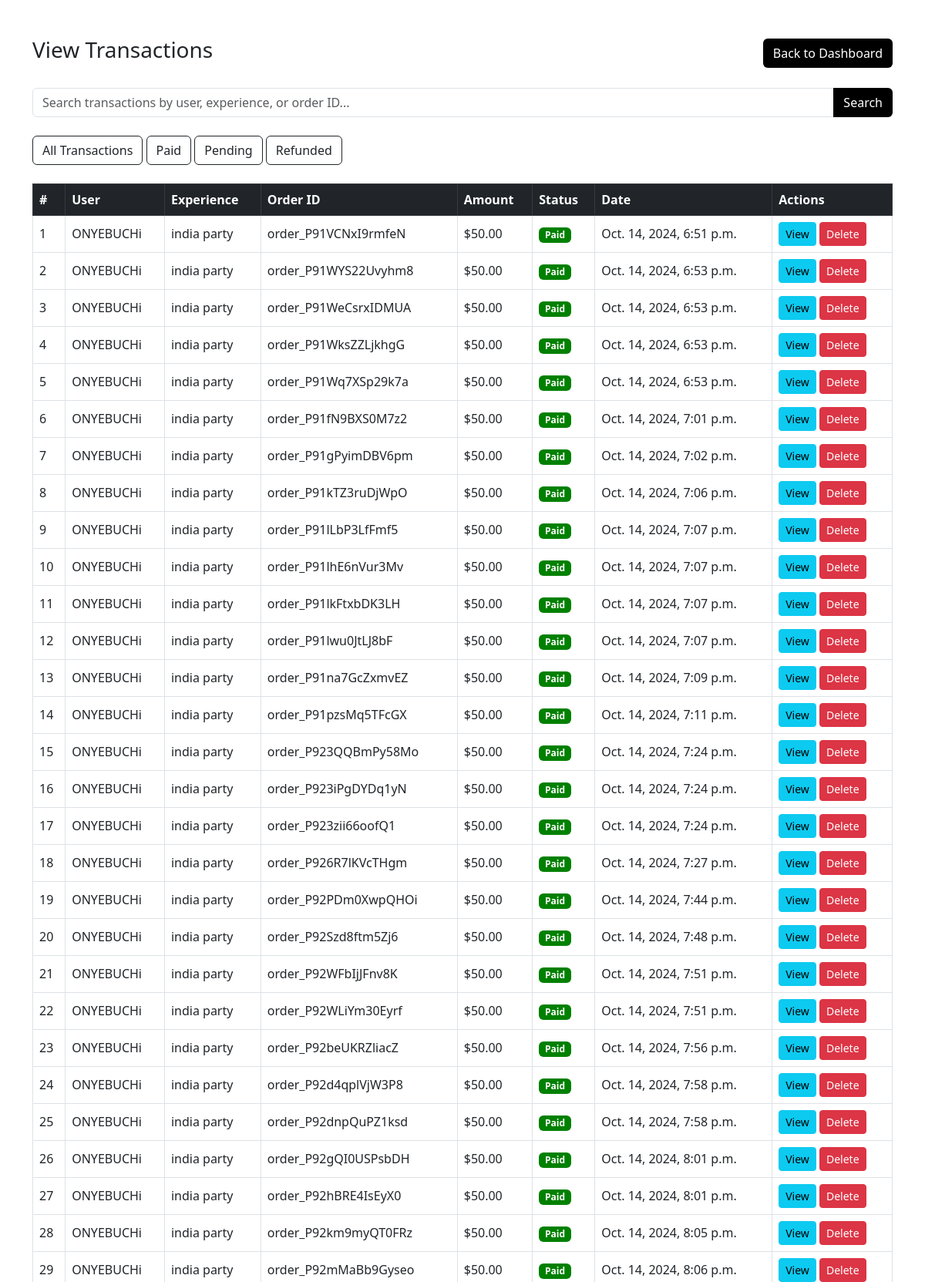
The app's page /admix/view_transactons (upper part) with its own data.
### base/models.py (models this page shows, shortened)
class Transaction(models.Model):
    user = models.ForeignKey(CustomUser, on_delete=models.CASCADE)
    experience = models.ForeignKey(Experience, on_delete=models.CASCADE)
    order_id = models.CharField(max_length=255)  # Razorpay Order ID
    payment_id = models.CharField(max_length=255)  # Razorpay Payment ID
    amount = models.DecimalField(max_digits=10, decimal_places=2)
    payment_date = models.DateTimeField(auto_now_add=True)
    is_paid = models.BooleanField(default=False)

class CustomUser(AbstractUser):
    phone_number = models.CharField(max_length=15, null=True, blank=True)
    business_name = models.CharField(max_length=255, null=True, blank=True)
    vendor_type = models.CharField(max_length=20, choices=[('individual', 'Individual'), ('small_business', 'Small Business'), ('organization', 'Organization')], null=True, blank=True)
    verification_code = models.CharField(max_length=6, blank=True, null=True)  # Store the verification code
    is_verified = models.BooleanField(default=False)
    is_agreed = models.BooleanField(default=False)
    is_vendor  = models.BooleanField(default=False)
    is_online = models.BooleanField(default=False)
    date_birth =models.DateField( null=True)
    role = models.CharField(max_length=10, choices=[('user', 'User'), ('vendor', 'Vendor')], default='user')

class Experience(models.Model):
    CATEGORY_CHOICES = [
        ('adventure_outdoor', 'Adventure & Outdoor'),
        ('cultural_historical', 'Cultural & Historical'),
        ('food_drink', 'Food & Drink'),
        ('wellness_relaxation', 'Wellness & Relaxation'),
        ('entertainment_shows', 'Entertainment & Shows'),
        ('workshops_learning', 'Workshops & Learning'),
        ('nature_wildlife', 'Nature & Wildlife'),
        ('water_activities', 'Water Activities'),
        ('romantic_special', 'Romantic & Special Occasions'),
        ('family_friendly', 'Family-Friendly'),
        ('luxury_experiences', 'Luxury Experiences'),
        ('seasonal_holiday', 'Seasonal & Holiday'),
    ]
    title = models.CharField(max_length=255)
    description = models.TextField()
    category = models.CharField(max_length=50, choices=CATEGORY_CHOICES)
    location = models.CharField(max_length=255)
    private_group_price = models.DecimalField(max_digits=10, decimal_places=2, blank=True, null=True)
    private_group_max_guests = models.PositiveIntegerField(default=10)  # Number of guests for private group pricing
    price_per_guest = models.DecimalField(max_digits=10, decimal_places=2, blank=True, null=True)  # Price per guest
    discount_price = models.DecimalField(max_digits=10, decimal_places=2, blank=True, null=True)  # Discount price (if applicable)
    extra_services = models.JSONField(blank=True, null=True)  # Store extra services and prices in JSON format
    available_slots = models.IntegerField(blank=True, null=True)
    calendar_view = models.JSONField(blank=True, null=True)  # Visual representation of available time slots
    sessions_per_day = models.PositiveIntegerField(default=1)  # Number of sessions per day
    min_guests = models.PositiveIntegerField(default=1)  # Minimum number of guests
    max_guests = models.PositiveIntegerField(default=20)  # Maximum number of guests
    created_at = models.DateTimeField(auto_now_add=True)
    updated_at = models.DateTimeField(auto_now=True)
    vendor = models.ForeignKey('VendorProfile', on_delete=models.CASCADE, related_name='experiences')
    vendor_user = models.ForeignKey('UserProfile', on_delete=models.CASCADE, null=True)
    guest = models.IntegerField(default=0)
    images = models.ImageField(upload_to='experience_images/', null=True, blank=True)  # Image upload
    videos = models.FileField(upload_to='experience_videos/', null=True, blank=True)  # Vendor video upload
    tags = models.CharField(max_length=255, blank=True)  # Comma-separated tags for searching/filtering
    rating = models.DecimalField(max_digits=3, decimal_places=2, default=0.0)  # Average rating
    is_featured = models.BooleanField(default=False)  # Flag for featured experiences
    duration = models.CharField(max_length=50)  # Duration of the experience (e.g., "3 hours", "2 days")
    requirements = models.TextField(blank=True)  # Optional special requirements
    what_to_bring = models.TextField(blank=True)  # Optional list of recommended things to bring
    paypal = models.ForeignKey('Vendorpaypal', on_delete=models.CASCADE, null=True, blank=True)

### Admin/views.py (the view)
# urls.py: path('view_transactons',views.view_transactons,name="view_transactons"),
def view_transactons(request):
    trac = Transaction.objects.all()
    context = {
        'trac':trac
    }
    return render (request, 'admin/view_transactions.html',context)

### base/templates/admin/view_transactions.html (shortened to what this page needs)
<!DOCTYPE html>
<html lang="en">
<head>
    <link href="https://cdn.jsdelivr.net/npm/bootstrap@5.3.0-alpha1/dist/css/bootstrap.min.css" rel="stylesheet">
</head>
<body>
    <div class="container mt-5">
        <div class="d-flex justify-content-between align-items-center mb-4">
            <h1 class="h3">View Transactions</h1>
            <a href="{% url 'admix:dashboard' %}" class="btn btn-black">Back to Dashboard</a>
        </div>
        <div class="input-group mb-4">
            <input type="text" class="form-control" placeholder="Search transactions by user, experience, or order ID...">
            <button class="btn btn-black" type="button">Search</button>
        </div>
        <div class="mb-4">
            <button class="btn btn-outline-dark">All Transactions</button>
            <button class="btn btn-outline-dark">Paid</button>
            <button class="btn btn-outline-dark">Pending</button>
            <button class="btn btn-outline-dark">Refunded</button>
        </div>
        <table class="table table-bordered table-hover">
            <thead class="table-dark">
                <tr>
                    <th>#</th>
                    <th>User</th>
                    <th>Experience</th>
                    <th>Order ID</th>
                    <th>Amount</th>
                    <th>Status</th>
                    <th>Date</th>
                    <th>Actions</th>
                </tr>
            </thead>
            <tbody>
                 {% for trac in trac %}
                <tr>
                    <td>{{forloop.counter}}</td>
                    <td>{{trac.user.first_name}}</td>
                    <td>{{trac.experience.title}}</td>
                    <td>{{trac.order_id}}</td>
                    <td>${{trac.amount}}</td>
                    <td><span class="badge badge-success">Paid</span></td>
                    <td>{{trac.payment_date}}</td>
                    <td>
                        <a href="#" class="btn btn-sm btn-info">View</a>
                        <a href="{% url 'admix:delete' trac.pk %}" class="btn btn-sm btn-danger">Delete</a>
                    </td>
                </tr>
                {%  endfor %}
            </tbody>
        </table>
    </div>
</body>
</html>

### base/templates/admin/view_transactions.html (style rules this page uses)
.btn-black { background-color: black; color: white; }
.badge-success { background-color: green; color: white; }
.table th, .table td { vertical-align: middle; }

### records on screen
Transaction: user.first_name "ONYEBUCHi", experience "india party", order_id "order_P91VCNxI9rmfeN", amount "50.00", payment_date "Oct. 14, 2024, 6:51 p.m."
Transaction: user.first_name "ONYEBUCHi", experience "india party", order_id "order_P91WYS22Uvyhm8", amount "50.00", payment_date "Oct. 14, 2024, 6:53 p.m."
Transaction: user.first_name "ONYEBUCHi", experience "india party", order_id "order_P91WeCsrxIDMUA", amount "50.00", payment_date "Oct. 14, 2024, 6:53 p.m."
Transaction: user.first_name "ONYEBUCHi", experience "india party", order_id "order_P91WksZZLjkhgG", amount "50.00", payment_date "Oct. 14, 2024, 6:53 p.m."
Transaction: user.first_name "ONYEBUCHi", experience "india party", order_id "order_P91Wq7XSp29k7a", amount "50.00", payment_date "Oct. 14, 2024, 6:53 p.m."
Transaction: user.first_name "ONYEBUCHi", experience "india party", order_id "order_P91fN9BXS0M7z2", amount "50.00", payment_date "Oct. 14, 2024, 7:01 p.m."
Transaction: user.first_name "ONYEBUCHi", experience "india party", order_id "order_P91gPyimDBV6pm", amount "50.00", payment_date "Oct. 14, 2024, 7:02 p.m."
Transaction: user.first_name "ONYEBUCHi", experience "india party", order_id "order_P91kTZ3ruDjWpO", amount "50.00", payment_date "Oct. 14, 2024, 7:06 p.m."
Transaction: user.first_name "ONYEBUCHi", experience "india party", order_id "order_P91lLbP3LfFmf5", amount "50.00", payment_date "Oct. 14, 2024, 7:07 p.m."
Transaction: user.first_name "ONYEBUCHi", experience "india party", order_id "order_P91lhE6nVur3Mv", amount "50.00", payment_date "Oct. 14, 2024, 7:07 p.m."
Transaction: user.first_name "ONYEBUCHi", experience "india party", order_id "order_P91lkFtxbDK3LH", amount "50.00", payment_date "Oct. 14, 2024, 7:07 p.m."
Transaction: user.first_name "ONYEBUCHi", experience "india party", order_id "order_P91lwu0JtLJ8bF", amount "50.00", payment_date "Oct. 14, 2024, 7:07 p.m."
Transaction: user.first_name "ONYEBUCHi", experience "india party", order_id "order_P91na7GcZxmvEZ", amount "50.00", payment_date "Oct. 14, 2024, 7:09 p.m."
Transaction: user.first_name "ONYEBUCHi", experience "india party", order_id "order_P91pzsMq5TFcGX", amount "50.00", payment_date "Oct. 14, 2024, 7:11 p.m."
Transaction: user.first_name "ONYEBUCHi", experience "india party", order_id "order_P923QQBmPy58Mo", amount "50.00", payment_date "Oct. 14, 2024, 7:24 p.m."
Transaction: user.first_name "ONYEBUCHi", experience "india party", order_id "order_P923iPgDYDq1yN", amount "50.00", payment_date "Oct. 14, 2024, 7:24 p.m."
Transaction: user.first_name "ONYEBUCHi", experience "india party", order_id "order_P923zii66oofQ1", amount "50.00", payment_date "Oct. 14, 2024, 7:24 p.m."
Transaction: user.first_name "ONYEBUCHi", experience "india party", order_id "order_P926R7lKVcTHgm", amount "50.00", payment_date "Oct. 14, 2024, 7:27 p.m."
Transaction: user.first_name "ONYEBUCHi", experience "india party", order_id "order_P92PDm0XwpQHOi", amount "50.00", payment_date "Oct. 14, 2024, 7:44 p.m."
Transaction: user.first_name "ONYEBUCHi", experience "india party", order_id "order_P92Szd8ftm5Zj6", amount "50.00", payment_date "Oct. 14, 2024, 7:48 p.m."
Transaction: user.first_name "ONYEBUCHi", experience "india party", order_id "order_P92WFbIjJFnv8K", amount "50.00", payment_date "Oct. 14, 2024, 7:51 p.m."
Transaction: user.first_name "ONYEBUCHi", experience "india party", order_id "order_P92WLiYm30Eyrf", amount "50.00", payment_date "Oct. 14, 2024, 7:51 p.m."
Transaction: user.first_name "ONYEBUCHi", experience "india party", order_id "order_P92beUKRZliacZ", amount "50.00", payment_date "Oct. 14, 2024, 7:56 p.m."
Transaction: user.first_name "ONYEBUCHi", experience "india party", order_id "order_P92d4qplVjW3P8", amount "50.00", payment_date "Oct. 14, 2024, 7:58 p.m."
Transaction: user.first_name "ONYEBUCHi", experience "india party", order_id "order_P92dnpQuPZ1ksd", amount "50.00", payment_date "Oct. 14, 2024, 7:58 p.m."
Transaction: user.first_name "ONYEBUCHi", experience "india party", order_id "order_P92gQI0USPsbDH", amount "50.00", payment_date "Oct. 14, 2024, 8:01 p.m."
Transaction: user.first_name "ONYEBUCHi", experience "india party", order_id "order_P92hBRE4IsEyX0", amount "50.00", payment_date "Oct. 14, 2024, 8:01 p.m."
Transaction: user.first_name "ONYEBUCHi", experience "india party", order_id "order_P92km9myQT0FRz", amount "50.00", payment_date "Oct. 14, 2024, 8:05 p.m."
Transaction: user.first_name "ONYEBUCHi", experience "india party", order_id "order_P92mMaBb9Gyseo", amount "50.00", payment_date "Oct. 14, 2024, 8:06 p.m."
